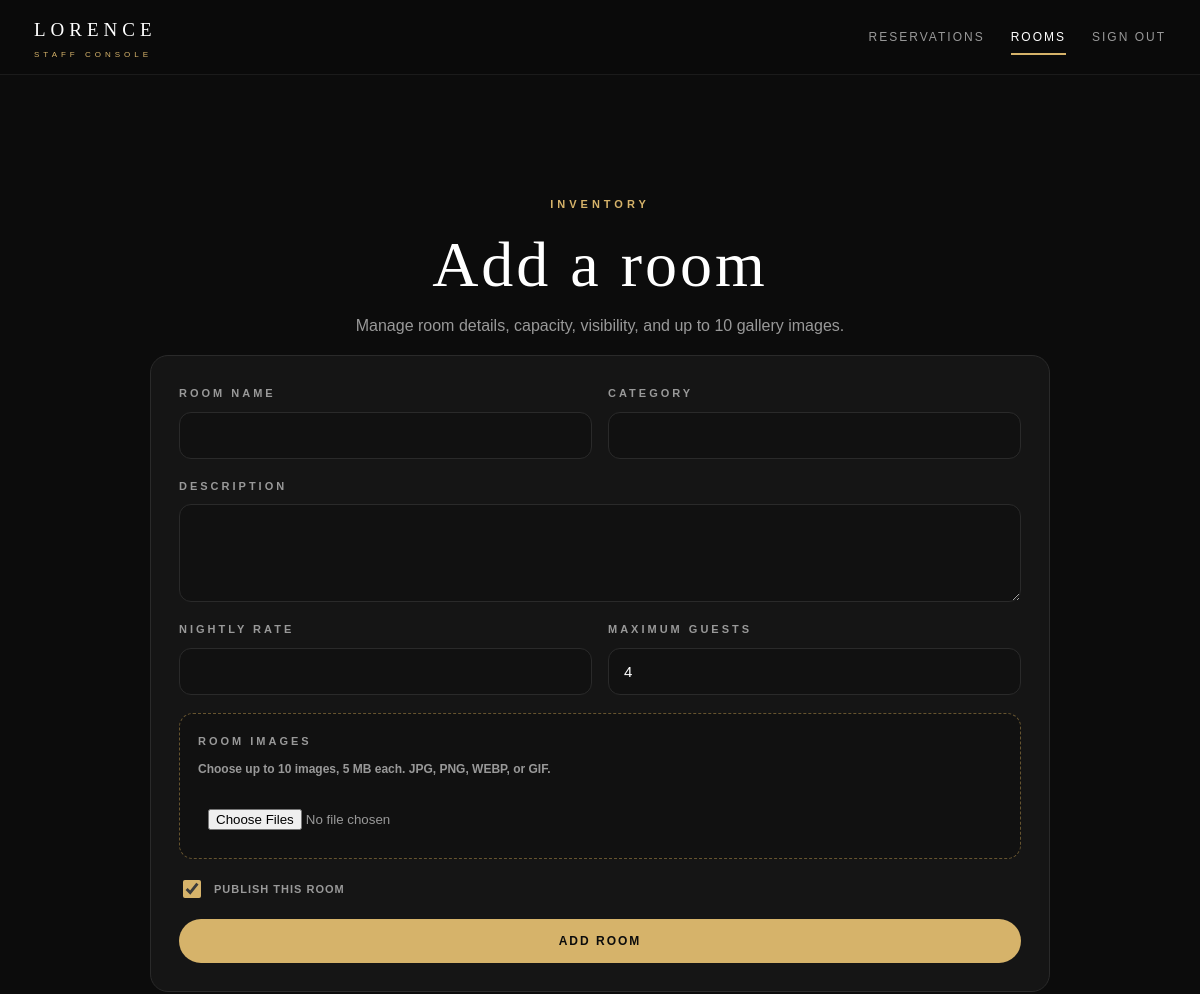
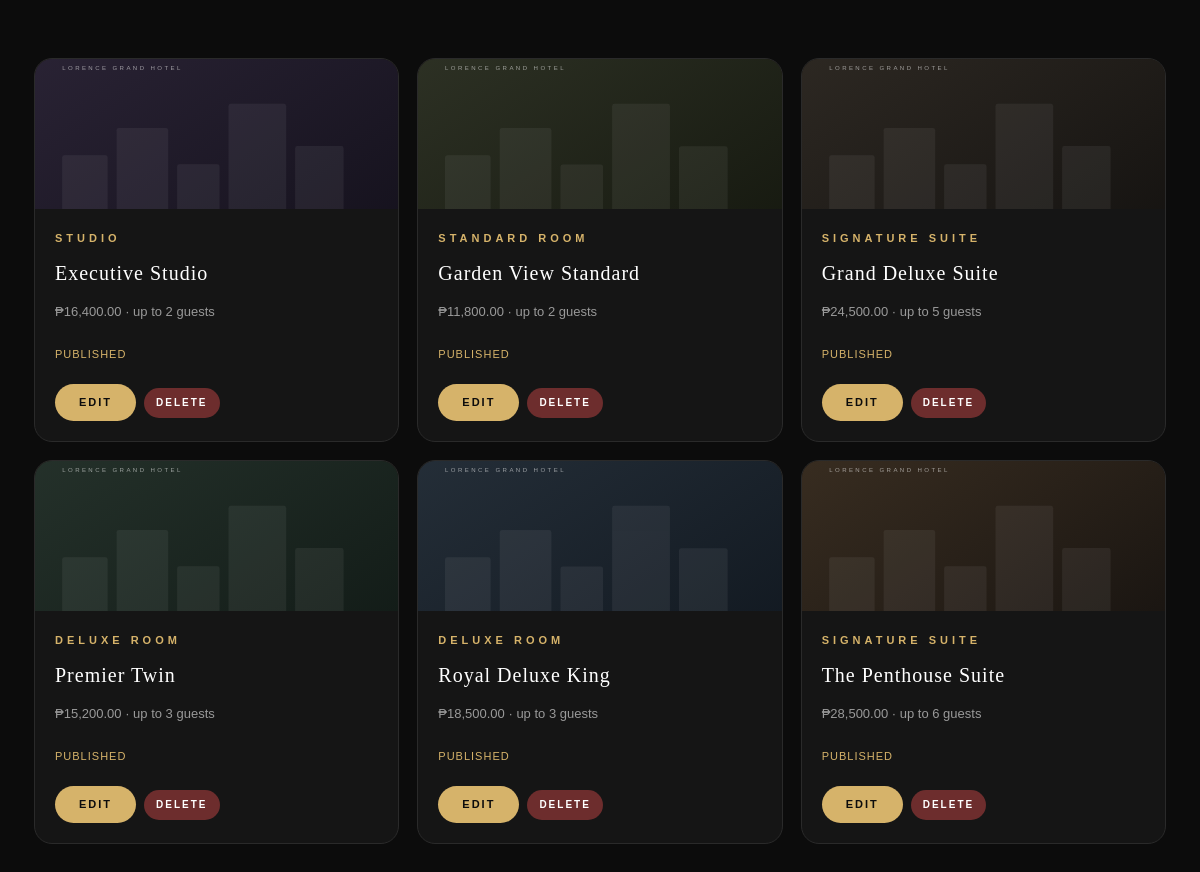
/admin/rooms.php (signed in), run on the app's committed database (2 pictures, top to bottom).
### tables this page shows
CREATE TABLE `rooms` (
  `id`          INT UNSIGNED NOT NULL AUTO_INCREMENT,
  `name`        VARCHAR(120)  NOT NULL,
  `category`    VARCHAR(60)   NOT NULL,
  `description` TEXT          NOT NULL,
   
  `price`       DECIMAL(10,2) NOT NULL,
   
  `image`       VARCHAR(255)  NOT NULL,
  `max_guests`  TINYINT UNSIGNED NOT NULL DEFAULT 4,
  `is_active`   TINYINT(1)    NOT NULL DEFAULT 1,
  `created_at`  TIMESTAMP     NOT NULL DEFAULT CURRENT_TIMESTAMP,
  PRIMARY KEY (`id`),
  KEY `idx_rooms_price` (`price`),
  KEY `idx_rooms_active` (`is_active`)
);

### helpers.php (called while the page is built, shortened)
<?php
function peso(float $n): string { return '₱' . number_format($n, 2); }
function h($v): string { return htmlspecialchars((string)$v, ENT_QUOTES, 'UTF-8'); }

### admin/rooms.php (the view, shortened to what this page needs)
<?php
require_once __DIR__ . '/../config.php';
require_once __DIR__ . '/../helpers.php';
$editing = null;
$rooms=$conn->query('SELECT * FROM rooms ORDER BY is_active DESC, name');
?><!doctype html><html lang="en"><head><meta charset="utf-8"><meta name="viewport" content="width=device-width,initial-scale=1"><title>Manage rooms | LORENCE</title><link rel="stylesheet" href="../css/style.css"></head><body><header class="nav dark"><a class="logo" href="../index.php">LORENCE <span>STAFF CONSOLE</span></a><nav><a href="index.php">Reservations</a><a class="active" href="rooms.php">Rooms</a><a href="logout.php">Sign out</a></nav></header><main class="admin-page"><div class="page-title"><p class="eyebrow">INVENTORY</p><h1><?= $editing ? 'Edit room' : 'Add a room' ?></h1><p>Manage room details, capacity, visibility, and up to 10 gallery images.</p></div><?php if($message):?><div class="notice"><?=h($message)?></div><?php endif;?><?php if($error):?><div class="error"><?=h($error)?></div><?php endif;?><form class="room-admin-form" method="post" enctype="multipart/form-data"><?=csrf_field()?><input type="hidden" name="action" value="save"><input type="hidden" name="room_id" value="<?=$editId?>"><div class="form-row"><label>ROOM NAME<input name="name" required value="<?=h($editing['name']??'')?>"></label><label>CATEGORY<input name="category" required value="<?=h($editing['category']??'')?>"></label></div><label>DESCRIPTION<textarea name="description" rows="4" required><?=h($editing['description']??'')?></textarea></label><div class="form-row"><label>NIGHTLY RATE<input type="number" name="price" min="1" step="0.01" required value="<?=h($editing['price']??'')?>"></label><label>MAXIMUM GUESTS<input type="number" name="max_guests" min="1" max="50" required value="<?=h($editing['max_guests']??'4')?>"></label></div><label class="upload-drop">ROOM IMAGES <small>Choose up to 10 images, 5 MB each. JPG, PNG, WEBP, or GIF.</small><input type="file" name="images[]" accept=\"image/jpeg,image/png,image/webp,image/gif\" multiple></label><label class="check-label"><input type="checkbox" name="is_active" <?=$editing && !$editing['is_active']?'':'checked'?>> PUBLISH THIS ROOM</label><button class="btn" type="submit"><?= $editing ? 'SAVE ROOM' : 'ADD ROOM' ?></button><?php if($editing):?><a class="btn btn-ghost" href="rooms.php">CANCEL</a><?php endif;?></form><section class="admin-room-grid"><?php while($room=$rooms->fetch_assoc()):?><article class="admin-room-card"><div class="admin-room-thumb" style="background-image:url('../<?=h($room['image'])?>')"></div><div><p class="eyebrow"><?=h($room['category'])?></p><h3><?=h($room['name'])?></h3><p><?=peso((float)$room['price'])?> · up to <?=h($room['max_guests'])?> guests</p><span class="status"><?= $room['is_active']?'PUBLISHED':'HIDDEN' ?></span><div class="admin-room-actions"><a class="btn btn-small" href="?edit=<?=$room['id']?>">EDIT</a><?php if($room['is_active']):?><form method="post" class="inline-form"><?=csrf_field()?><input type="hidden" name="action" value="delete"><input type="hidden" name="room_id" value="<?=$room['id']?>"><button class="btn btn-small btn-danger" type="submit">DELETE</button></form><?php endif;?></div></div></article><?php endwhile;?></section></main></body></html>

### data on the page
rooms: image (picture), category "STUDIO", name "Executive Studio", price "₱16,400.00", max_guests "2", is_active "PUBLISHED"
rooms: image (picture), category "STANDARD ROOM", name "Garden View Standard", price "₱11,800.00", max_guests "2", is_active "PUBLISHED"
rooms: image (picture), category "SIGNATURE SUITE", name "Grand Deluxe Suite", price "₱24,500.00", max_guests "5", is_active "PUBLISHED"
rooms: image (picture), category "DELUXE ROOM", name "Premier Twin", price "₱15,200.00", max_guests "3", is_active "PUBLISHED"
rooms: image (picture), category "DELUXE ROOM", name "Royal Deluxe King", price "₱18,500.00", max_guests "3", is_active "PUBLISHED"
rooms: image (picture), category "SIGNATURE SUITE", name "The Penthouse Suite", price "₱28,500.00", max_guests "6", is_active "PUBLISHED"
